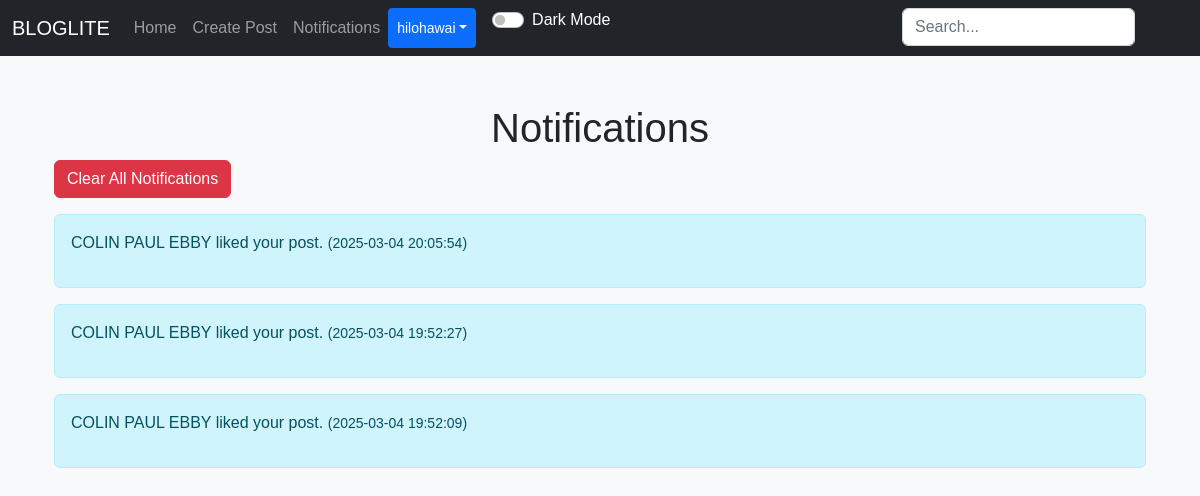
The app's page /notifications (signed in), older data.
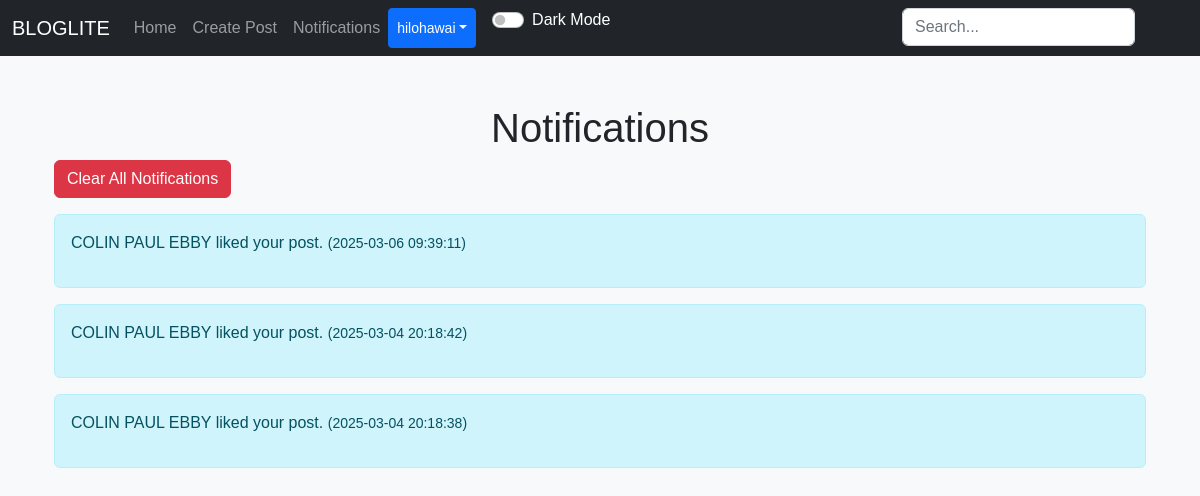
The same page, newer data.
### applicaton/models.py (models this page shows)
class User(db.Model, UserMixin):
    id = db.Column(db.Integer, primary_key=True)
    email = db.Column(db.String(150), unique=True)
    username = db.Column(db.String(150), unique=True)
    password = db.Column(db.String(150))
    date_created = db.Column(db.DateTime(timezone=True), default=func.now())
    profile_picture = db.Column(db.String(150), nullable=True)
    posts = db.relationship("Post", backref="user", cascade="all, delete")
    comments = db.relationship("Comment", backref="user", cascade="all, delete")
    likes = db.relationship("Like", backref="user", cascade="all, delete")
    followers = db.relationship("Follower", foreign_keys=[Follower.user_id], backref="followed_user", lazy="dynamic")
    following = db.relationship("Follower", foreign_keys=[Follower.follower_id], backref="follower", lazy="dynamic")
    notifications = db.relationship("Notification", backref="user", cascade="all, delete", lazy="dynamic")

class Notification(db.Model):
    id = db.Column(db.Integer, primary_key=True)
    user_id = db.Column(db.Integer, db.ForeignKey('user.id'), nullable=False)
    message = db.Column(db.String(200), nullable=False)
    date_created = db.Column(db.DateTime(timezone=True), default=func.now())

### applicaton/views.py (the view)
@views.route("/notifications")
@login_required
def notifications():
    notifications = current_user.notifications.order_by(Notification.date_created.desc()).all()
    return render_template("notifications.html", user=current_user, notifications=notifications)

### applicaton/__init__.py (called while the page is built)
def create_app():
    app = Flask(__name__)
    app.config['SECRET_KEY'] = "perfetch"
    app.config['SQLALCHEMY_DATABASE_URI'] = "sqlite:///database.db"
    db.init_app(app)
    app.app_context().push()
    from .resources import api
    api.init_app(app)
    from .views import views
    app.register_blueprint(views,url_prefix="/")
    from .authentication import authentication
    app.register_blueprint(authentication,url_prefix="/")
    from .models import User,Post,Comment,Like,Follower
    create_database(app)
    login_manager = LoginManager()
    login_manager.login_view = "authentication.log_in"
    login_manager.init_app(app)
    @login_manager.user_loader
    def load_user(id):
        return User.query.get(int(id))
    return app

### applicaton/templates/notifications.html (shortened to what this page needs)
{% extends "nav.html" %}
{% block content %}
<div class="container mt-5">
    <h1 align="center">Notifications</h1>
    {% if notifications %}
        <form method="POST" action="{{ url_for('views.clear_notifications') }}">
            <button type="submit" class="btn btn-danger mb-3">Clear All Notifications</button>
        </form>
        {% for notification in notifications %}
            <div class="alert alert-info">
                <p>{{ notification.message | safe }} <small>({{ notification.date_created }})</small></p>
            </div>
        {% endfor %}
    {% else %}
        <p>No notifications yet.</p>
    {% endif %}
</div>
{% endblock %}

### applicaton/templates/nav.html (shortened to what this page needs)
<!DOCTYPE html>
<html lang="en">
<head>
  <link href="https://cdn.jsdelivr.net/npm/bootstrap@5.2.3/dist/css/bootstrap.min.css" rel="stylesheet">
  <link rel="stylesheet" href="https://code.jquery.com/ui/1.12.1/themes/base/jquery-ui.css">
  <link rel="stylesheet" href="{{ url_for('static', filename='style.css') }}">
</head>
<body>
  <nav class="navbar navbar-expand-lg navbar-dark bg-dark">
    <div class="container-fluid">
      <a class="navbar-brand" href="/home">BLOGLITE</a>
      <div class="collapse navbar-collapse" id="navbar">
        <div class="navbar-nav">
          <a class="nav-item nav-link" href="/home">Home</a>
          {% if user.is_authenticated %}
            <a class="nav-item nav-link" href="/create-post">Create Post</a>
            <a class="nav-item nav-link" href="/notifications">Notifications</a>
            <div style="position: absolute; right: 57px;">
              <form action="{{ url_for('views.search') }}" method="POST" class="d-flex" role="search">
                <input type="search" placeholder="Search..." name="query" class="form-control me-2" id="search-input">
              </form>
            </div>
            <div class="btn-group">
              <button type="button" class="btn btn-sm btn-primary dropdown-toggle" data-bs-toggle="dropdown">{{ user.username }}</button>
            </div>
          {% else %}
            <a class="nav-item nav-link" href="/login">Login</a>
            <a class="nav-item nav-link" href="/sign-up">Sign Up</a>
          {% endif %}
          <div class="form-check form-switch ms-3">
            <input class="form-check-input" type="checkbox" id="darkModeToggle" onclick="toggleDarkMode()">
            <label class="form-check-label text-white" for="darkModeToggle">Dark Mode</label>
          </div>
        </div>
      </div>
    </div>
  </nav>
  <div class="container">{% block content %}{% endblock %}</div>
</body>
</html>

### applicaton/static/style.css (style rules this page uses)
body { background-color: #f8f9fa; font-family: Arial, sans-serif; }

Row changes from the older to the newer data that the page shows:
no longer on this page (row edited): Notification: message "COLIN PAUL EBBY liked your post.", date_created "2025-03-04 19:52:09"
added Notification: message "COLIN PAUL EBBY liked your post.", date_created "2025-03-06 09:39:11"
changed Notification (number 2 of 3 on the later page): date_created "2025-03-04 20:05:54" → "2025-03-04 20:18:42"
changed Notification (number 3 of 3 on the later page): date_created "2025-03-04 19:52:27" → "2025-03-04 20:18:38"
